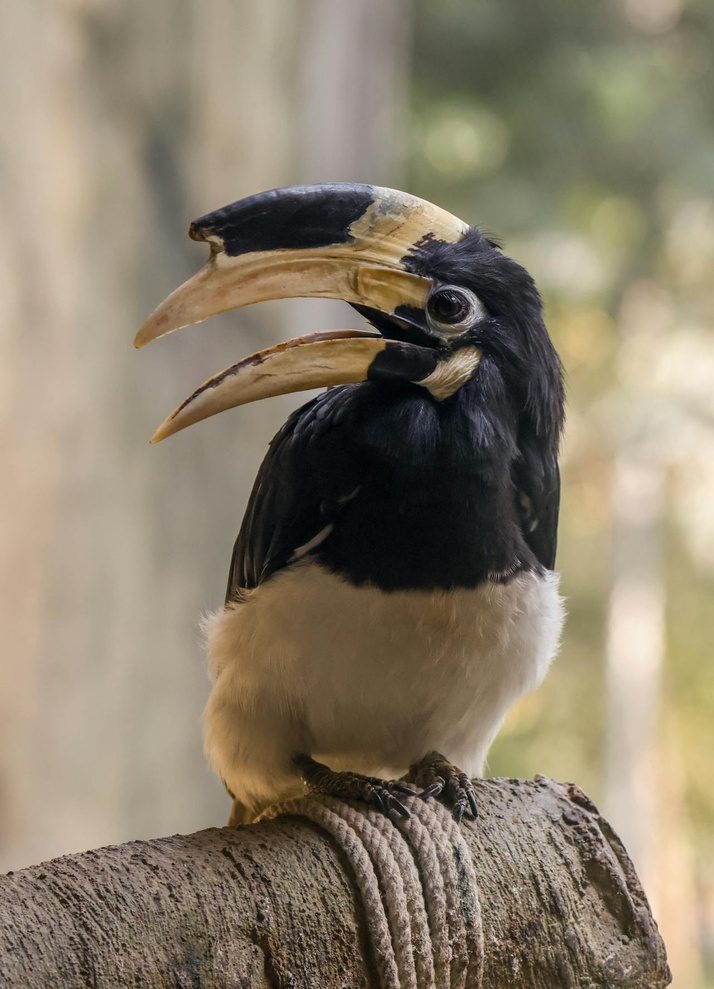
#> input picture Point Operations/assets/inputImg1.jpg, 714 x 989 px, shrunk from 1280 x 1773 before the run
$ python main.py
#> lines starting #> are read from the running program, lines starting #| are printed output that depends on the picture
import numpy as np;
import cv2 as cv;
import matplotlib.pyplot as plt
from os import path

#  Reading the image using OpenCV. Handled file not found situation.

img = cv.imread('./assets/inputImg1.jpg')
#> img is the input picture: shape (989, 714, 3); mean B, G, R 107.5, 126.7, 137.9
if img is None:
    print("Error: Image not found.")
    exit()
print(f"Image converted to type : {type(img)}" )
#| Image converted to type : <class 'numpy.ndarray'>

#  Converting the 3D Numpy Array containing BGR Image to a 2D array containing the Grayscale Image.

gray_img = np.round(0.114 * img[:, :, 0] + 0.587 * img[:, :, 1] + 0.299 * img[:, :, 2]).astype(np.uint8)
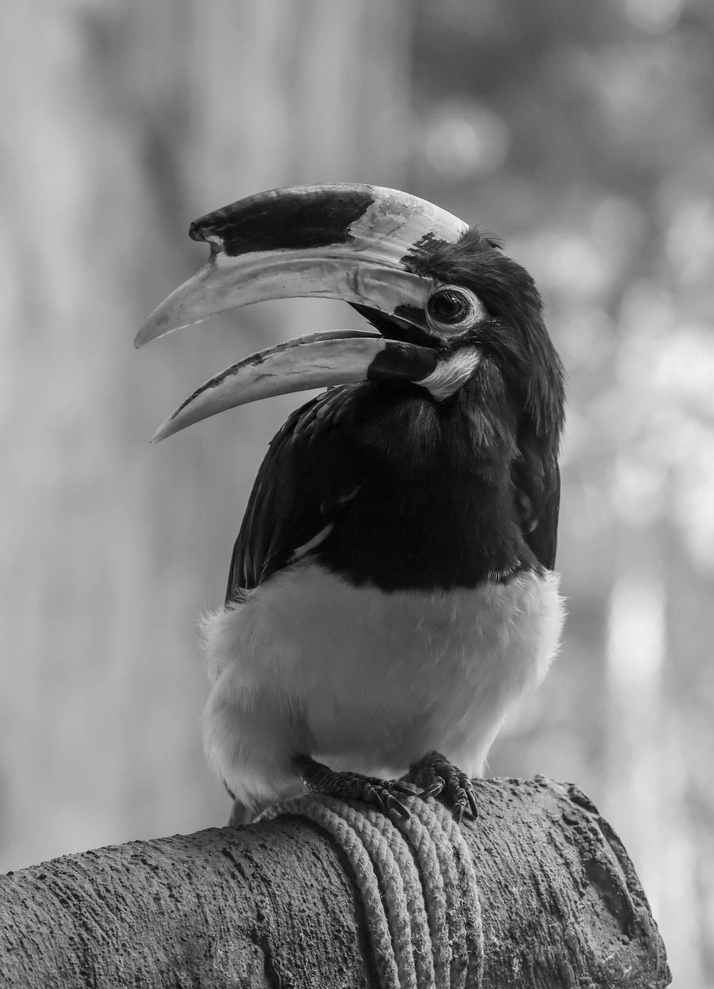
#> gray_img: shape (989, 714); min 0, max 251, mean 127.9

# Displaying and Exporting Grayscale Image. (Exporting uses OpenCV.)

plt.imshow(gray_img, cmap='gray')
plt.title('Grayscale Image')
plt.show()

# Manipulating the grayscale image applying required point operations.
# `low_bpp_img` now has now 4 bit data logically.
# When plotting the low bpp one, will have to scale this back to 0-255. Still the image will only have 4 bit worth actual data.

negative_img = 255-gray_img;
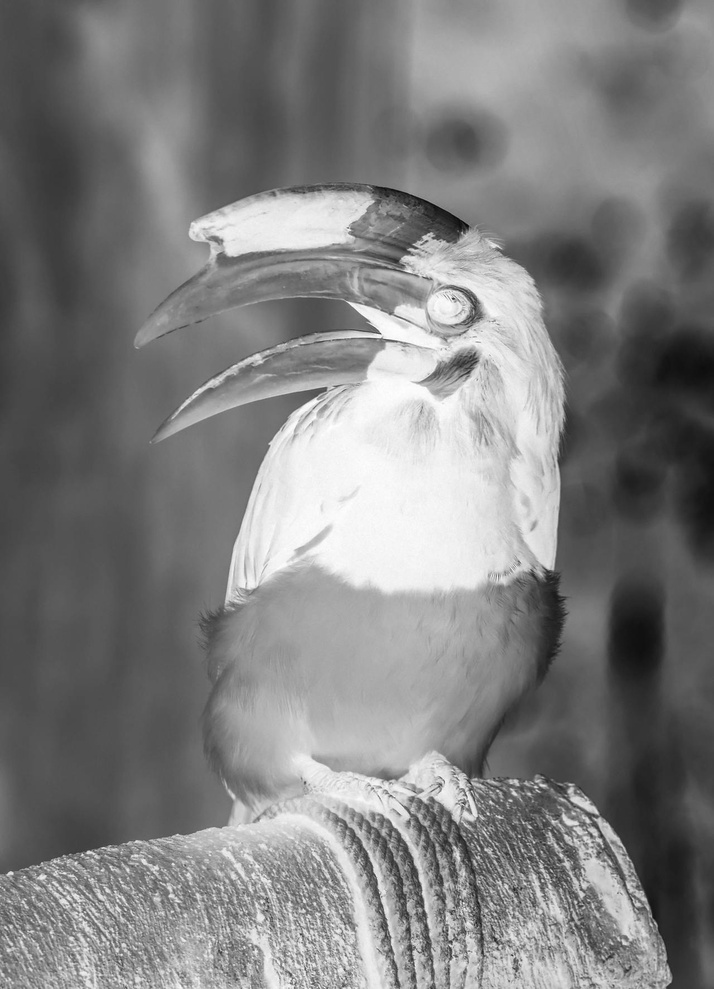
#> negative_img: shape (989, 714); min 4, max 255, mean 127.1
bright_img = np.clip(np.round(gray_img.astype(np.uint16) * 1.2), 0, 255).astype(np.uint8); # Avoiding overflow by converting to uint16
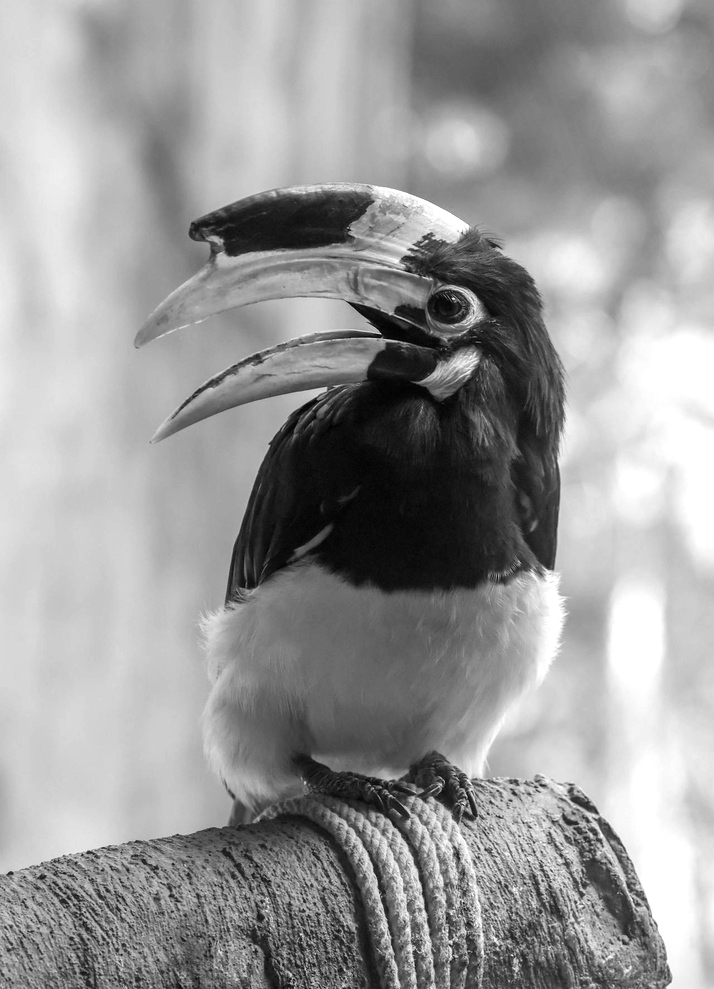
#> bright_img: shape (989, 714); min 0, max 255, mean 153.1
low_contrast_img = np.round(125+ ((10/51)*gray_img)).astype(np.uint8);
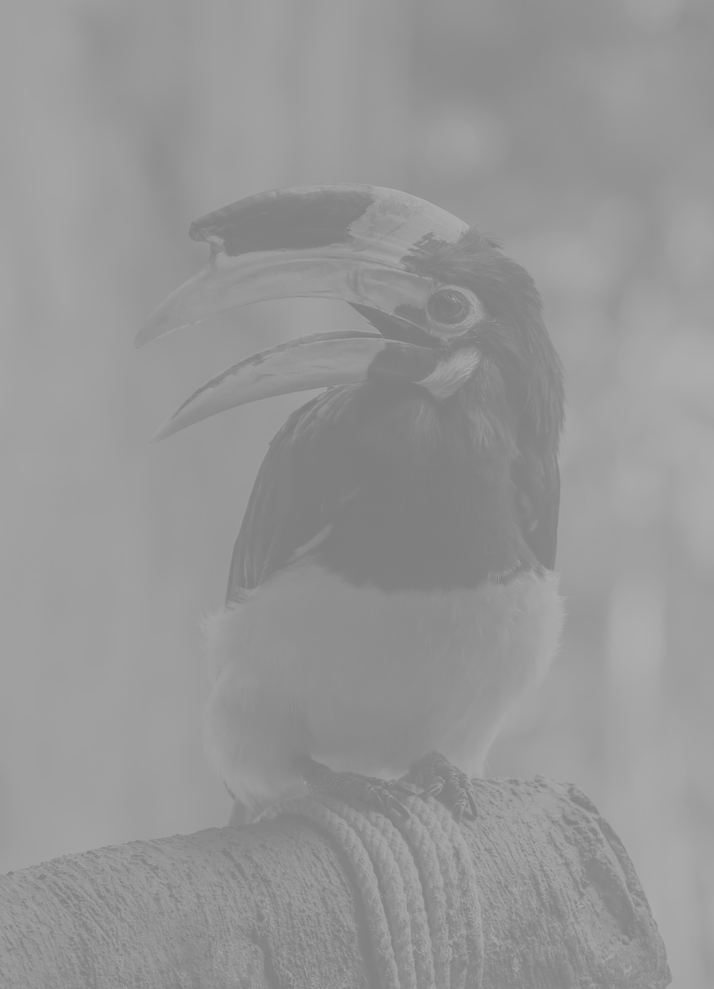
#> low_contrast_img: shape (989, 714); min 125, max 174, mean 150.1
low_bpp_img = np.floor(gray_img/(16)).astype(np.uint8);
vertical_mirror_img = np.array([arr[::-1] for arr in gray_img])
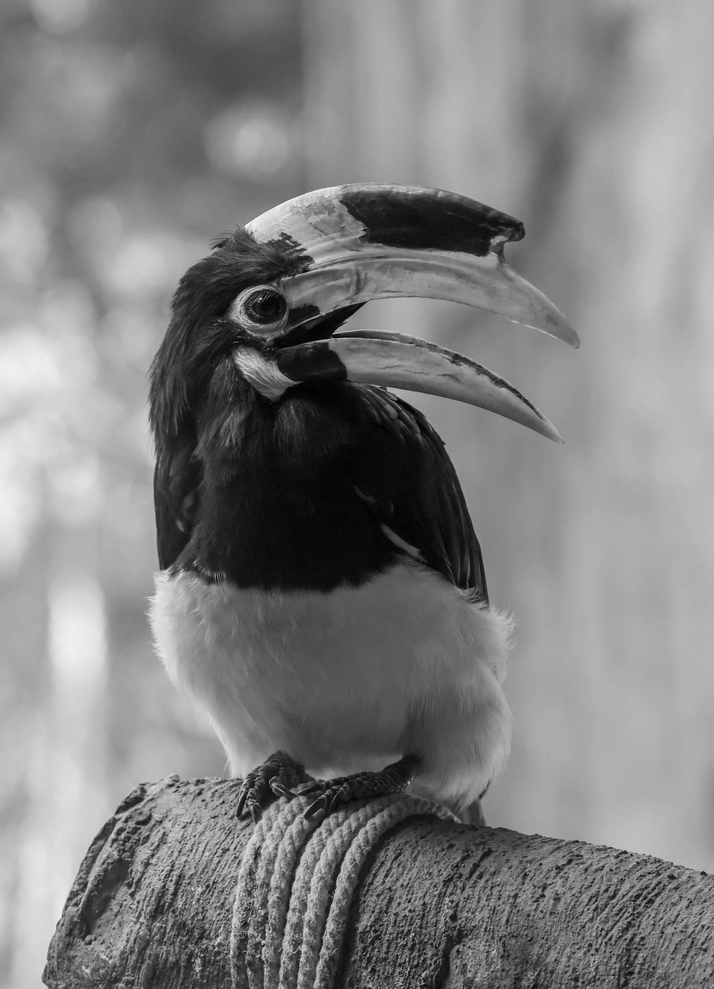
#> vertical_mirror_img: shape (989, 714); min 0, max 251, mean 127.9

# Displaying all the Numpy 2D arrays as Grayscale Images with titles.

fig, axs = plt.subplots(nrows=3, ncols=2, figsize=(6, 14));
axs[0,0].imshow(gray_img, cmap="gray", vmin=0,vmax=255);
axs[1,0].imshow(negative_img, cmap="gray", vmin=0,vmax=255);
axs[2,0].imshow(bright_img, cmap="gray", vmin=0,vmax=255);
axs[0,1].imshow(low_contrast_img, cmap="gray", vmin=0,vmax=255);
axs[1,1].imshow(low_bpp_img*(255/15), cmap="gray", vmin=0,vmax=255);
axs[2,1].imshow(vertical_mirror_img,cmap="gray", vmin=0,vmax=255 );


axs[0,0].set_title("Grayscale Unprocessed");
axs[1,0].set_title("Negative");
axs[2,0].set_title("Brightness Increased");
axs[0,1].set_title("Low Contrast");
axs[1,1].set_title("Low BPP");
axs[2,1].set_title("Vertical Mirror");

# Saving images
cv.imwrite('./assets/subPlot11.jpg',gray_img ) # Saving as an image.
cv.imwrite('./assets/subPlot12.jpg',negative_img ) # Saving as an image.
cv.imwrite('./assets/subPlot13.jpg',bright_img ) # Saving as an image.
cv.imwrite('./assets/subPlot21.jpg',low_contrast_img ) # Saving as an image.
cv.imwrite('./assets/subPlot22.jpg',low_bpp_img*(255/15) ) # Saving as an image. # Scaled 4 bit data to 8 bit.
cv.imwrite('./assets/subPlot23.jpg',vertical_mirror_img ) # Saving as an image.

plt.show();
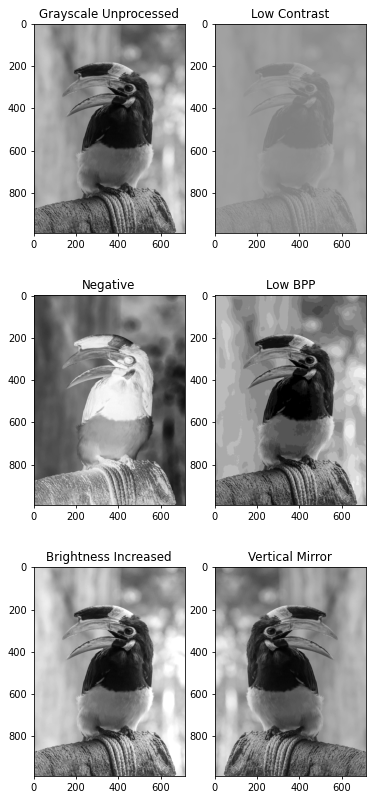
#> figure drawn by matplotlib, 6 panels

$ run again, with Point Operations/assets/inputImg2.jpg copied over Point Operations/assets/inputImg1.jpg
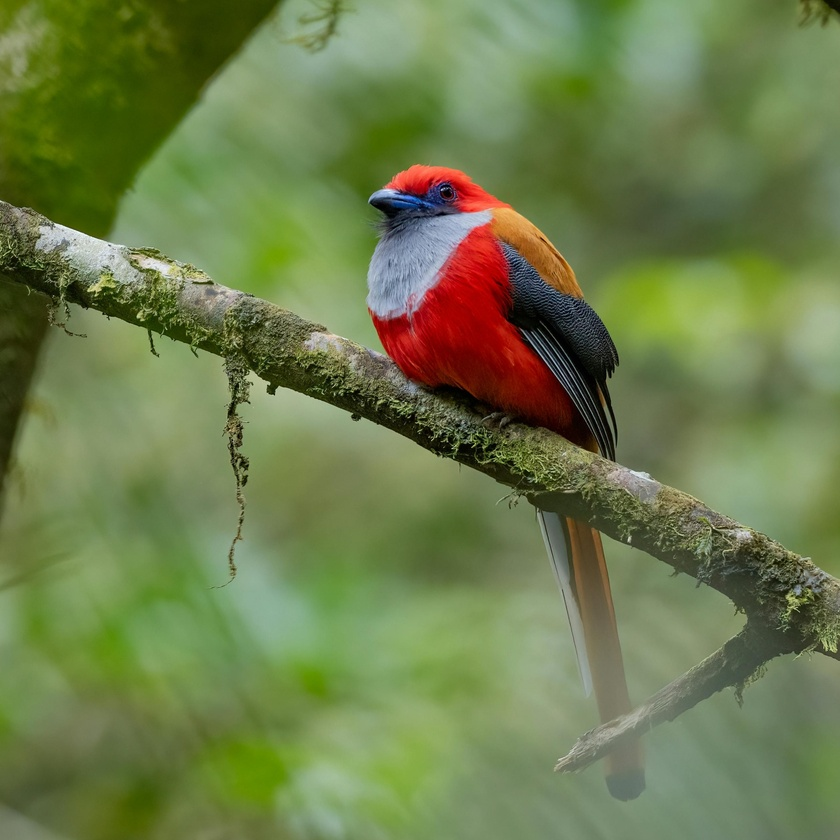
#> input picture Point Operations/assets/inputImg2.jpg, 840 x 840 px, shrunk from 2631 x 2631 before the run
#> img is the input picture: shape (840, 840, 3); mean B, G, R 76.4, 125.2, 109.8
#| Image converted to type : <class 'numpy.ndarray'>
#> `low_contrast_img = np.round(125+ ((10/51)*gray_img)).astype(np.uint8);`:
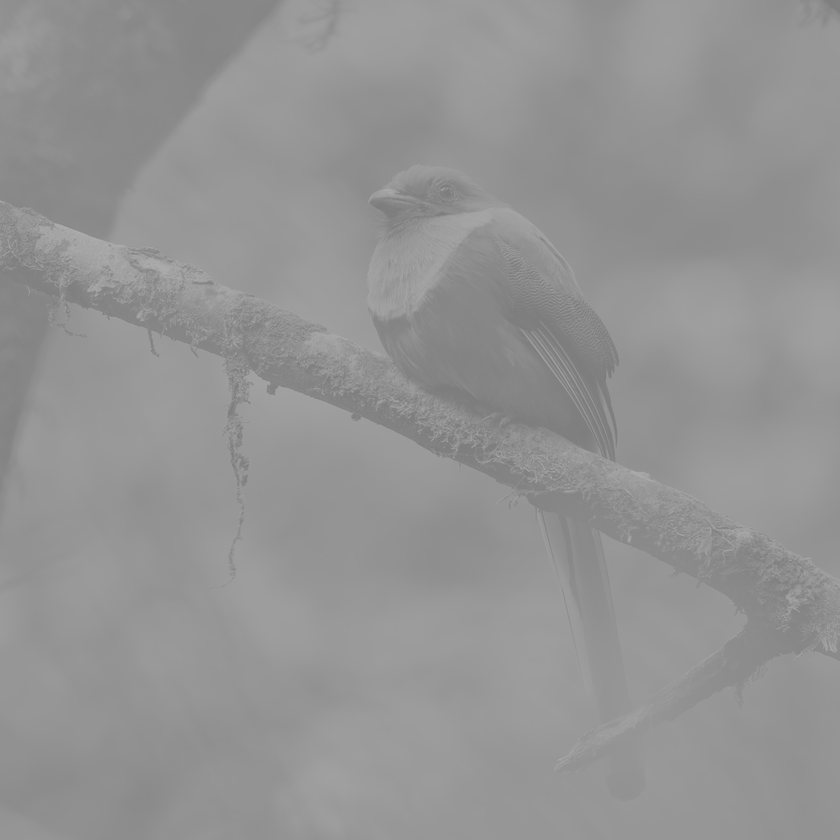
#> low_contrast_img: shape (840, 840); min 125, max 174, mean 147.5
#> `vertical_mirror_img = np.array([arr[::-1] for arr in gray_img])`:
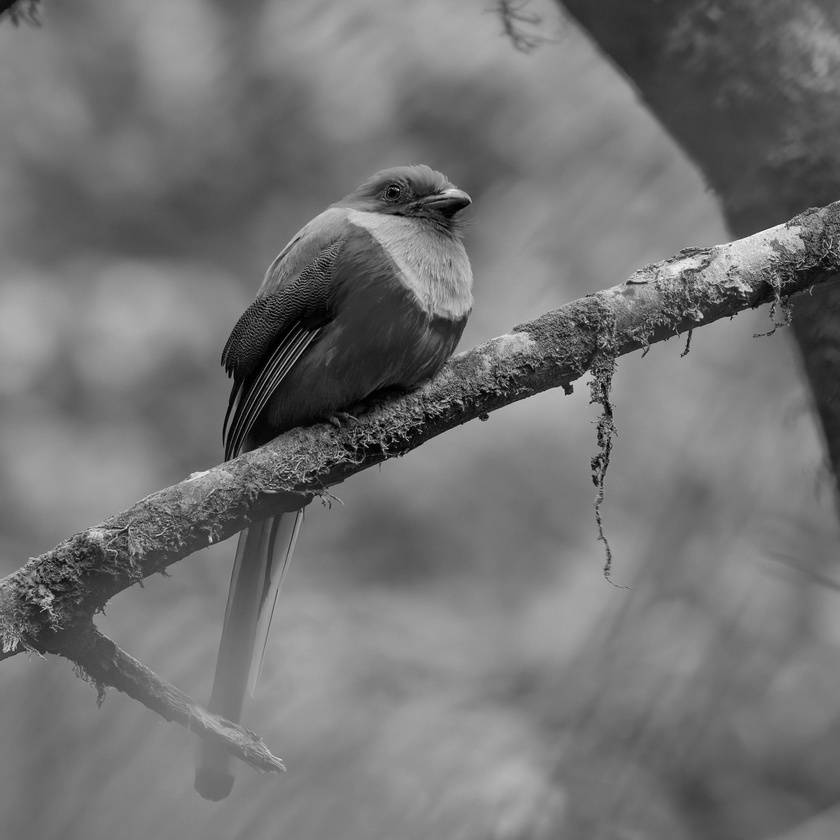
#> vertical_mirror_img: shape (840, 840); min 0, max 251, mean 115
